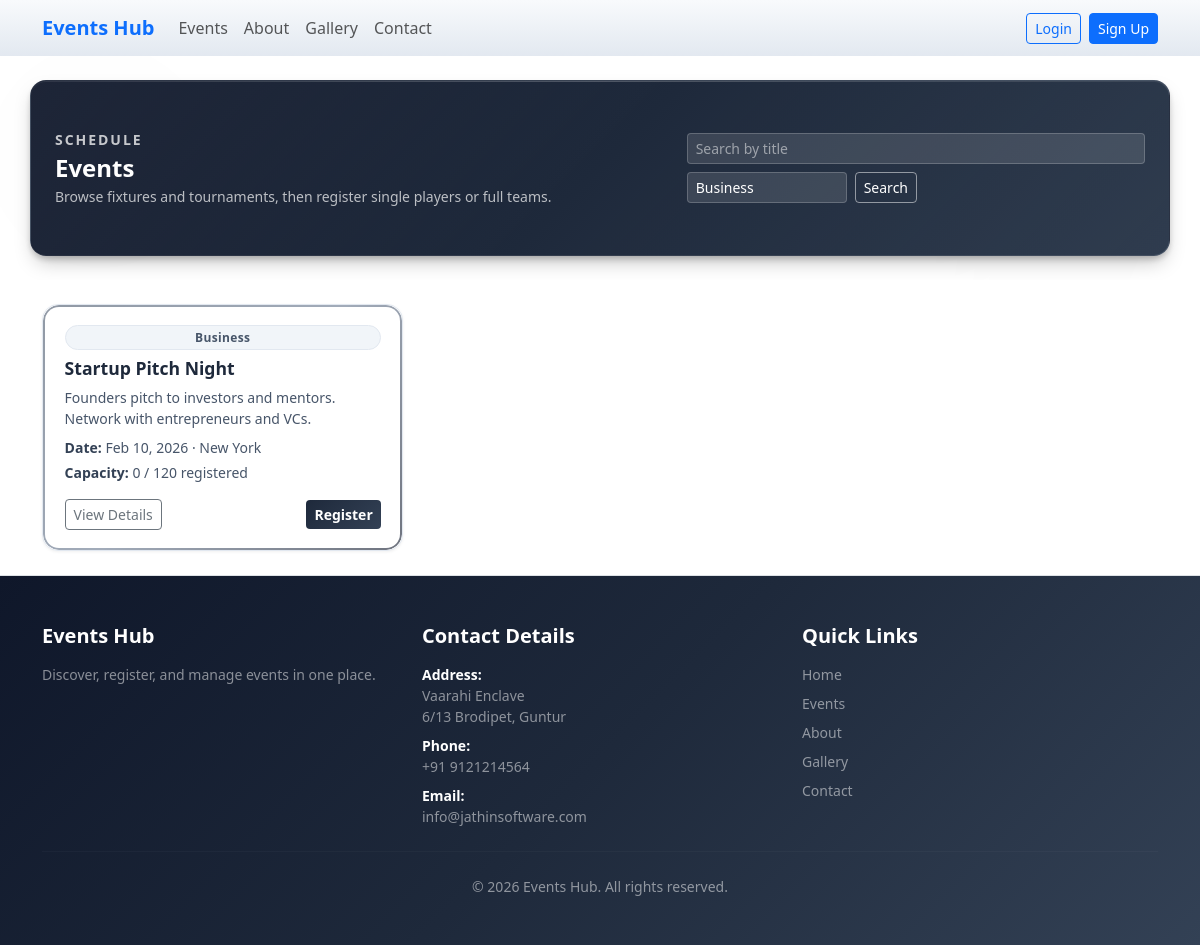
Page /user/events.php?category=Business on the committed database.
### tables this page shows
CREATE TABLE events (
    id INT UNSIGNED AUTO_INCREMENT PRIMARY KEY,
    title VARCHAR(255) NOT NULL,
    category VARCHAR(64) NOT NULL,
    event_date DATETIME NOT NULL,
    location VARCHAR(255) NOT NULL,
    max_participants INT UNSIGNED NOT NULL,
     
    max_team_size INT UNSIGNED NOT NULL DEFAULT 1,
     
    image_path VARCHAR(255) DEFAULT NULL,
    description TEXT NOT NULL,
    created_at DATETIME NOT NULL DEFAULT CURRENT_TIMESTAMP,
    INDEX idx_event_date (event_date),
    INDEX idx_category (category)
);

### includes/auth.php (called while the page is built, shortened)
<?php
$cfg = EVENTHUB_CONFIG;
$BASE_PATH = '';
if (is_array($cfg) && array_key_exists('base_path', $cfg) && $cfg['base_path'] !== null && $cfg['base_path'] !== 'auto') {
    $BASE_PATH = (string) $cfg['base_path'];
} else {
    $docRoot = isset($_SERVER['DOCUMENT_ROOT']) ? realpath((string) $_SERVER['DOCUMENT_ROOT']) : false;
    $appRoot = realpath(__DIR__ . '/..');
    if ($docRoot && $appRoot) {
        $docRootNorm = rtrim(str_replace('\\', '/', $docRoot), '/');
        $appRootNorm = rtrim(str_replace('\\', '/', $appRoot), '/');
        $docLower = strtolower($docRootNorm);
        $appLower = strtolower($appRootNorm);
        if ($docLower !== '' && str_starts_with($appLower, $docLower)) {
            $rel = substr($appRootNorm, strlen($docRootNorm));
            $rel = '/' . ltrim($rel, '/');
            $parts = array_values(array_filter(explode('/', $rel), static fn ($p) => $p !== ''));
            $parts = array_map('rawurlencode', $parts);
            $BASE_PATH = $parts ? ('/' . implode('/', $parts)) : '';
        }
    }
}
function base_url(string $path = ''): string {
    global $BASE_PATH;
    return rtrim($BASE_PATH, '/') . '/' . ltrim($path, '/');
}

### user/events.php (the view, shortened to what this page needs)
<?php
require_once __DIR__ . '/../includes/auth.php';
$search = isset($_GET['q']) ? trim((string) $_GET['q']) : '';
$category = isset($_GET['category']) ? trim((string) $_GET['category']) : '';
$sql = "
    SELECT e.id, e.title, e.category, e.description, e.event_date, e.location, e.max_participants, e.image_path,
           (SELECT COUNT(*) FROM participants p
            JOIN registrations r ON r.id = p.registration_id
            WHERE r.event_id = e.id) AS registered
    FROM events e
    WHERE 1=1
";
$params = [];
if ($category !== '') {
    $sql .= " AND e.category LIKE ?";
    $params[] = '%' . $category . '%';
}
$sql .= " ORDER BY e.event_date ASC";
$stmt = $pdo->prepare($sql);
$stmt->execute($params);
$events = $stmt->fetchAll(PDO::FETCH_ASSOC);
?>
<!DOCTYPE html>
<html lang="en">
<head>
    <link href="https://cdn.jsdelivr.net/npm/bootstrap@5.3.3/dist/css/bootstrap.min.css" rel="stylesheet">
    <link rel="stylesheet" href="<?= htmlspecialchars(base_url('assets/css/style.css')) ?>">
    <link href="https://unpkg.com/aos@2.3.1/dist/aos.css" rel="stylesheet">
</head>
<body class="d-flex flex-column min-vh-100 page-bg-white">
<?php include __DIR__ . '/../includes/navbar.php'; ?>
<main class="flex-grow-1">
    <section class="sd-hero sd-hero-page">
        <div class="sd-hero-bg" aria-hidden="true">
            <div class="sd-orb sd-orb-1"></div>
            <div class="sd-orb sd-orb-2"></div>
            <div class="sd-orb sd-orb-3"></div>
            <div class="sd-grid"></div>
        </div>
        <div class="container position-relative py-5">
            <div class="d-flex flex-column flex-md-row justify-content-between align-items-start align-items-md-center gap-3">
                <div>
                    <p class="sd-page-kicker text-uppercase small mb-1 animate-bounce-in-left anim-delay-1" data-reveal>Schedule</p>
                    <h1 class="sd-title h4 fw-bold mb-1 animate-bounce-in-up anim-delay-2" data-reveal>Events</h1>
                    <p class="sd-subtitle text-white-50 small mb-0 animate-fade-in-up anim-delay-3" data-reveal>Browse fixtures and tournaments, then register single players or full teams.</p>
                </div>
                <form class="d-flex flex-wrap gap-2 align-items-center animate-bounce-in-right anim-delay-3" method="get" action="<?= htmlspecialchars(base_url('user/events.php')) ?>" data-reveal>
                    <input type="search" name="q" class="form-control form-control-sm" placeholder="Search by title" value="<?= htmlspecialchars($search) ?>">
                    <input type="text" name="category" class="form-control form-control-sm" placeholder="Filter by category" value="<?= htmlspecialchars($category) ?>" style="max-width: 160px;">
                    <button type="submit" class="btn btn-outline-light btn-sm">Search</button>
                </form>
            </div>
        </div>
    </section>
    <section class="py-4 eh-events-section">
    <div class="container">
        <div class="row g-3">
            <?php
            $loop_index = 0;
            foreach ($events as $ev):
                $loop_index++;
                $reg = (int) $ev['registered'];
                $max = (int) $ev['max_participants'];
                $full = $reg >= $max;
                $badge = 'eh-card-badge';
            ?>
            <div class="col-md-4" data-aos="fade-up" data-aos-delay="<?= $loop_index * 100 ?>" data-bounce="up">
                <div class="card h-100 eh-event-card tilt-card hover-bounce" data-tilt>
                    <div class="card-body d-flex flex-column">
                        <span class="badge <?= $badge ?> mb-2"><?= htmlspecialchars($ev['category']) ?></span>
                        <h5 class="card-title fw-semibold"><?= htmlspecialchars($ev['title']) ?></h5>
                        <p class="card-text text-muted small mb-2"><?= htmlspecialchars(strlen($ev['description']) > 120 ? substr($ev['description'], 0, 120) . '…' : $ev['description']) ?></p>
                        <p class="small text-muted mb-1"><strong>Date:</strong> <?= date('M j, Y', strtotime($ev['event_date'])) ?> · <?= htmlspecialchars($ev['location']) ?></p>
                        <p class="small text-muted mb-3"><strong>Capacity:</strong> <?= $reg ?> / <?= $max ?> registered</p>
                        <div class="mt-auto d-flex justify-content-between align-items-center">
                            <a href="<?= htmlspecialchars(base_url('user/event_detail.php?id=' . $ev['id'])) ?>" class="btn btn-outline-secondary btn-sm">View Details</a>
                            <?php if ($full): ?>
                                <span class="btn btn-outline-secondary btn-sm disabled">Full</span>
                            <?php else: ?>
                                <a href="<?= htmlspecialchars(base_url('user/event_detail.php?id=' . $ev['id'] . '#register')) ?>" class="btn btn-primary btn-sm">Register</a>
                            <?php endif; ?>
                        </div>
                    </div>
                </div>
            </div>
            <?php endforeach; ?>
        </div>
    </div>
    </section>
</main>
<?php include __DIR__ . '/../includes/footer.php'; ?>
</body>
</html>

### rows in the picture
events: category "Business", title "Startup Pitch Night", description "Founders pitch to investors and mentors. Network with entrepreneurs and VCs.", event_date "Feb 10, 2026", location "New York", reg "0", max_participants "120"
